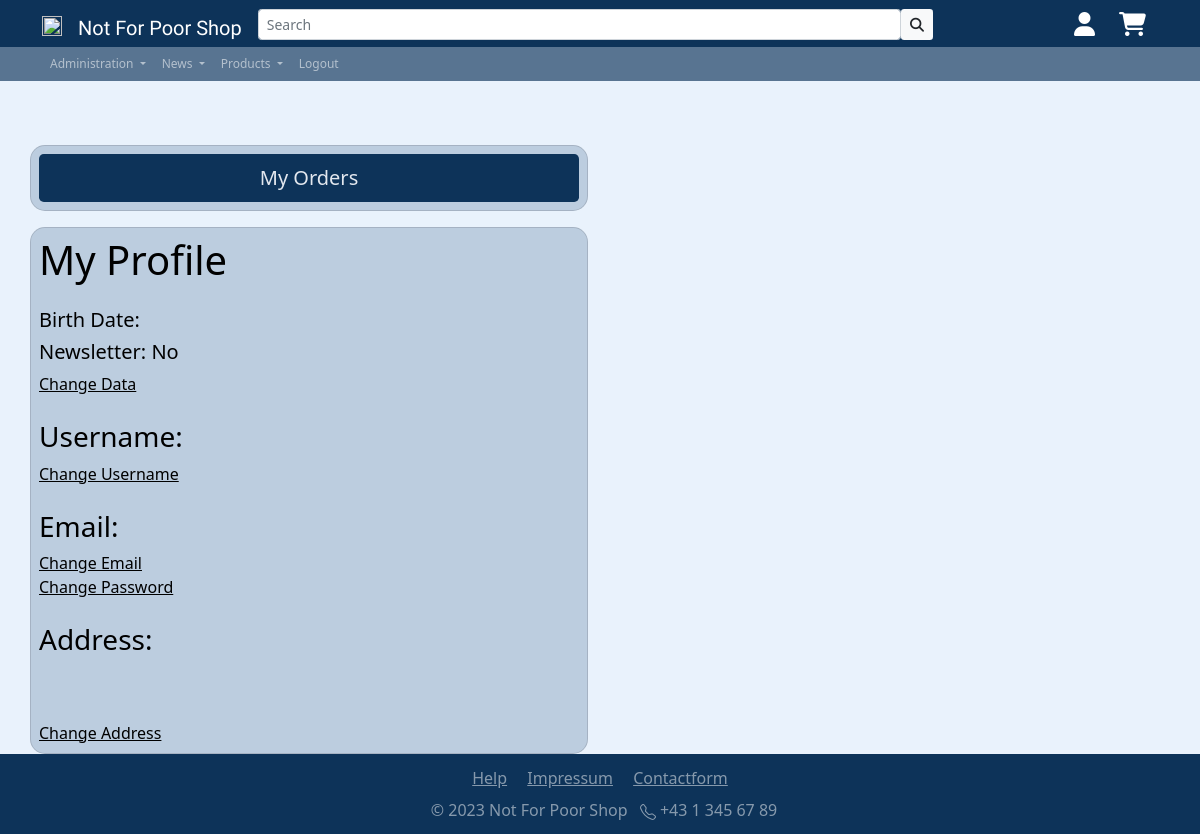
The app's page /app/inc/pgs/userProfile.php (signed in), older data.
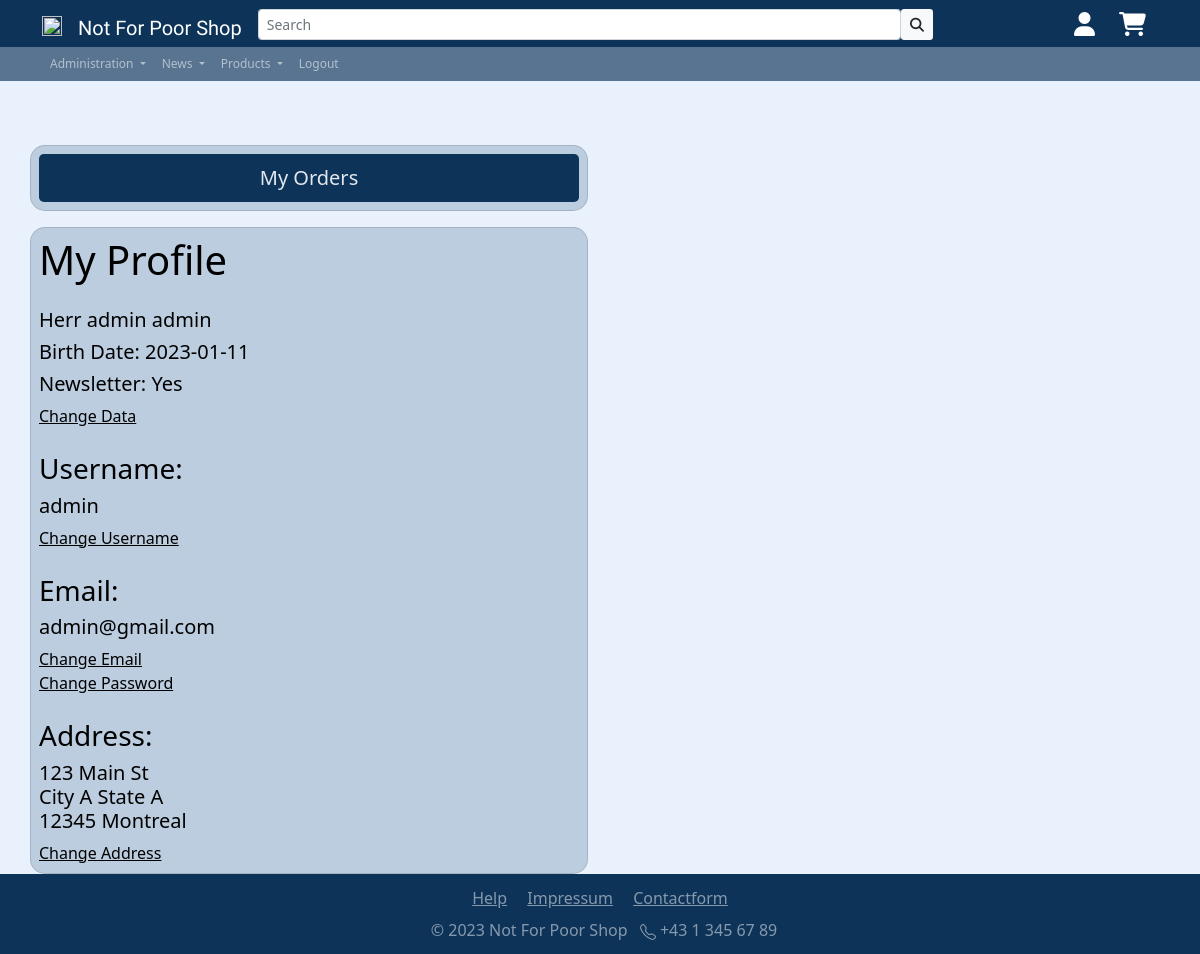
The same page, newer data.
### tables this page shows
CREATE TABLE `address` (
  `id` int(11) NOT NULL,
  `user_id` int(11) NOT NULL,
  `street` varchar(256) NOT NULL,
  `city` varchar(256) NOT NULL,
  `state` varchar(256) NOT NULL,
  `zip_code` int(11) NOT NULL,
  `country` varchar(256) NOT NULL
);

CREATE TABLE `users` (
  `id` int(11) NOT NULL,
  `status` varchar(256) NOT NULL DEFAULT 'active',
  `form_of_adress` varchar(256) NOT NULL,
  `name` varchar(256) NOT NULL,
  `surname` varchar(256) NOT NULL,
  `username` varchar(256) NOT NULL,
  `password` varchar(256) NOT NULL,
  `useremail` varchar(256) NOT NULL,
  `birth_date` date NOT NULL,
  `has_newsletter` varchar(256) NOT NULL,
  `role` varchar(256) NOT NULL DEFAULT 'customer',
  `seller_id` int(11) DEFAULT NULL
);

### app/inc/pgs/userProfile.php (the view, shortened to what this page needs)
<!DOCTYPE html>
<html lang="en">
<head>
  <?php
  include '../includes/head.php';
  require_once('../../config/dbaccess.php');
  $db_obj = new mysqli($host, $user, $password, $database);
  $user = $_SESSION['username'];
  $currentUser = mysqli_query($db_obj, "SELECT users.*, address.*  FROM users  JOIN address ON users.id = address.user_id
  WHERE users.username = '$user';"  );
  $currentUser =($currentUser->fetch_assoc());
  ?>
</head>
<body class="d-flex flex-column min-vh-100">
  <div class="container site-font-color">
    <div class="row mt-5 col-md-6">
      <div class="card card-bg shadow-2-strong card-registration mt-3 p-2 flex-column "
        style="border-radius: 15px; max-width: 600px;">
        <div class="">
          <a href="order_overview.php" target="">
            <button class="btn btn-lg secondary-bg-color btn-block secondary-color col-12">My Orders</button>
          </a>
        </div>
      </div>
      <div class="card card-bg shadow-2-strong card-registration mt-3 p-2 flex-column "
        style="border-radius: 15px; max-width: 600px;">
        <div class="col-md-12">
          <h1 class="h1">My Profile</h1>
          <div class="site-font-color">
            <h5 class="mt-4">
              <?php echo $currentUser['form_of_adress']." ".$currentUser['name']." ".$currentUser['surname'];?>
            </h5>
            <h5 class="">Birth Date:
              <?php echo $currentUser['birth_date']; ?>
            </h5>
            <h5>Newsletter:
              <?php if ($currentUser['has_newsletter']) {
                  echo "Yes";
              } else {
                  echo "No";
              }  ?>
            </h5>
            <a href="user_profile_change.php?change=name" method="post" class="site-font-color">Change Data</a>
          </div>
          <div class="site-font-color">
            <h3 class="mt-4">Username:</h3>
            <h5 class="">
              <?php echo $currentUser['username'];?>
            </h5>
            <a href="user_profile_change.php?change=username" method="post" class="site-font-color">Change Username</a>
          </div>
          <div class="site-font-color">
            <h3 class="mt-4">Email:</h3>
            <h5 class="">
              <?php echo $currentUser['useremail'];?>
            </h5>
            <a href="user_profile_change.php?change=email" method="post" class="site-font-color">Change Email</a>
          </div>
          <a href="user_profile_change.php?change=pw" method="post" class="site-font-color">Change Password</a>
          <div class="site-font-color">
            <h3 class="mt-4">Address:</h3>
            <h5 class="">
              <?php
               echo $currentUser['street']. "<br>";
               echo $currentUser['city'] ." ";
               echo $currentUser['state']."<br>";
               echo $currentUser['zip_code'] ." ";
              echo $currentUser['country'];?>
            </h5>
            <a href="user_profile_change.php?change=address" method="post" class="site-font-color">Change Address</a>
          </div>
        </div>
      </div>
    </div>
  </div>
  <?php
 include '../includes/footer.php';
  ?>
</body>
</html>

Row changes from the older to the newer data that the page shows:
added address: user.form_of_adress "Herr", user.name "admin", user.surname "admin", user.birth_date "2023-01-11", user.username "admin", user.useremail "admin@gmail.com", street "123 Main St", city "City A", state "State A", zip_code "12345", country "Montreal"
Text that changed along with them:
text no longer shown: "No"
text now shown: "Yes"
